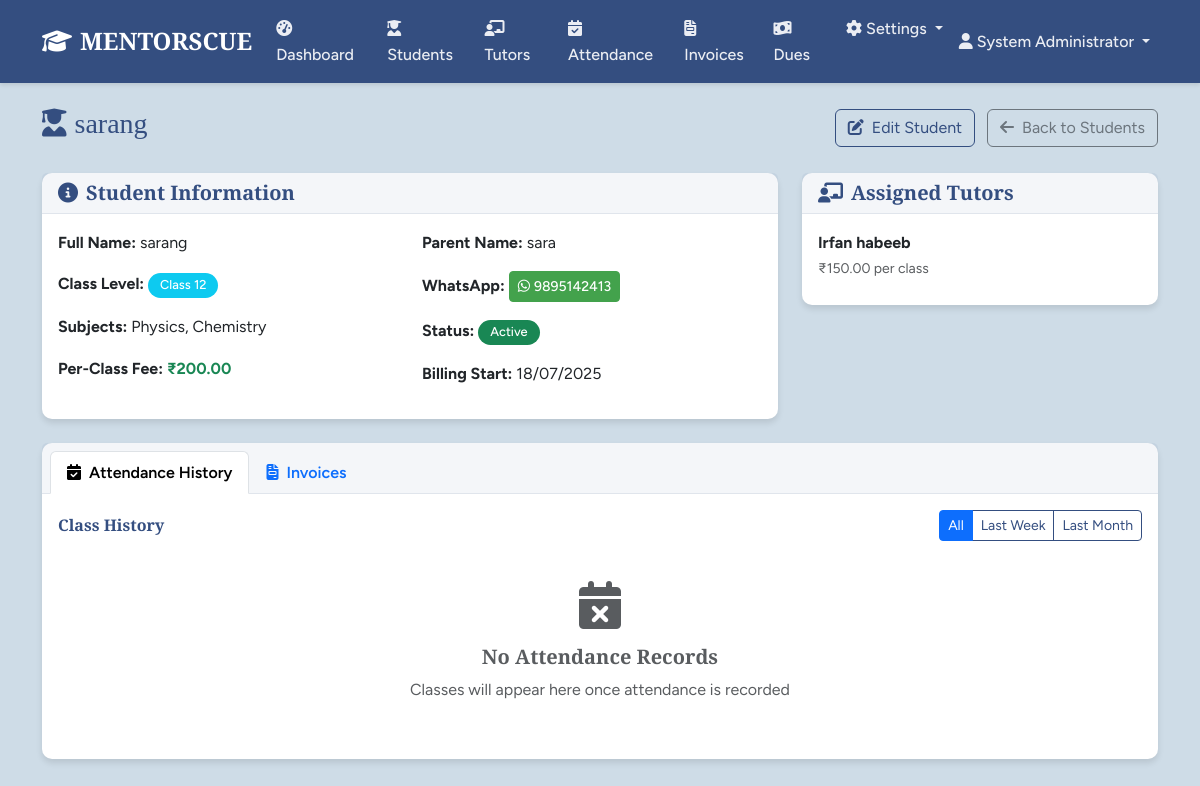
The app's page /students/1 (signed in), older data.
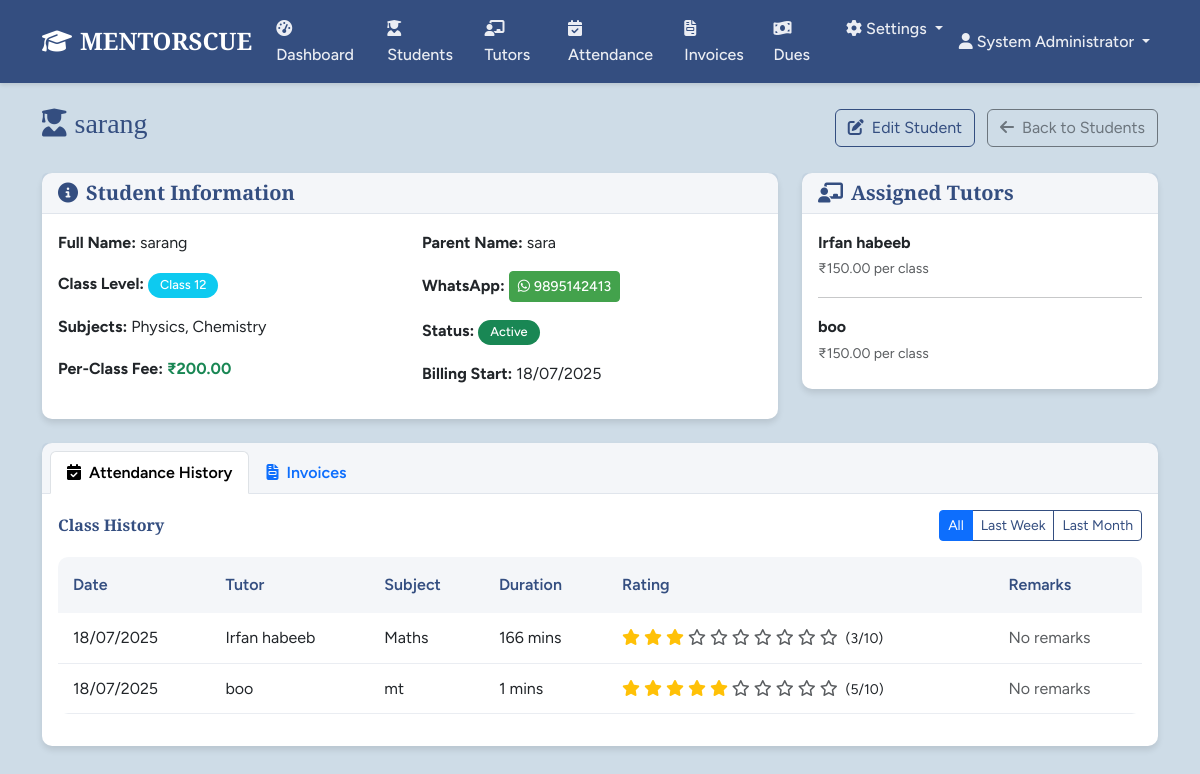
The same page, newer data.
### tables this page shows
CREATE TABLE student_tutors (
	student_id INTEGER NOT NULL, 
	tutor_id INTEGER NOT NULL, 
	pay_per_class FLOAT NOT NULL, 
	PRIMARY KEY (student_id, tutor_id), 
	FOREIGN KEY(student_id) REFERENCES student (id), 
	FOREIGN KEY(tutor_id) REFERENCES tutor (id)
);

### models.py (models this page shows, shortened)
class Tutor(db.Model):
    id = db.Column(db.Integer, primary_key=True)
    user_id = db.Column(db.Integer, db.ForeignKey('user.id'), nullable=True)
    full_name = db.Column(db.String(120), nullable=False)
    date_of_birth = db.Column(db.Date, nullable=True)
    mobile = db.Column(db.String(20), nullable=False, unique=True)
    upi_id = db.Column(db.String(100), nullable=True)
    username = db.Column(db.String(80), nullable=False, unique=True)
    password = db.Column(db.String(20), nullable=False)  # Plain text for display
    billing_start_date = db.Column(db.Date, default=datetime.utcnow().date)
    status = db.Column(db.String(20), default='Active')  # Active, Inactive
    created_at = db.Column(db.DateTime, default=datetime.utcnow)
    attendance_records = db.relationship('Attendance', backref='tutor', lazy='dynamic')
    receipts = db.relationship('TutorReceipt', backref='tutor', lazy='dynamic')
    user = db.relationship('User', backref='tutor_profile', uselist=False)

class Attendance(db.Model):
    id = db.Column(db.Integer, primary_key=True)
    student_id = db.Column(db.Integer, db.ForeignKey('student.id'), nullable=False)
    tutor_id = db.Column(db.Integer, db.ForeignKey('tutor.id'), nullable=False)
    subject = db.Column(db.String(100), nullable=False)
    start_time = db.Column(db.DateTime, nullable=False)
    end_time = db.Column(db.DateTime, nullable=False)
    duration_minutes = db.Column(db.Integer, nullable=False)
    rating = db.Column(db.Integer, nullable=False)  # 1-10
    remarks = db.Column(db.Text, nullable=True)
    date_recorded = db.Column(db.Date, default=datetime.utcnow().date)
    created_at = db.Column(db.DateTime, default=datetime.utcnow)

### routes.py (the view)
@app.route('/students/<int:id>')
@login_required
@permission_required(Permission.VIEW_STUDENTS)
def student_profile(id):
    student = Student.query.get_or_404(id)
    attendance_records = Attendance.query.filter_by(student_id=id)\
        .order_by(Attendance.date_recorded.desc()).limit(50).all()
    invoices = StudentInvoice.query.filter_by(student_id=id)\
        .order_by(StudentInvoice.generated_at.desc()).limit(6).all()
    tutor_assignments = db.session.execute(
        db.text("""
            SELECT t.id, t.full_name, st.pay_per_class
            FROM tutor t
            JOIN student_tutors st ON t.id = st.tutor_id
            WHERE st.student_id = :sid
        """),
        {"sid": id}
    ).fetchall()
    return render_template('student_profile.html',
                         student=student,
                         attendance_records=attendance_records,
                         invoices=invoices,
                         tutor_assignments=tutor_assignments)

### app.py (called while the page is built)
@login_manager.user_loader
def load_user(user_id):
    from models import User
    return User.query.get(int(user_id))

### models.py (called while the page is built)
    def has_role(self, role_name):
        return any(role.name == role_name for role in self.roles)

    def has_permission(self, permission):
        return any(role.has_permission(permission) for role in self.roles)

    def is_tutor_user(self):
        return self.has_role('Tutor')

    def has_permission(self, perm):
        return self.permissions & perm == perm

### routes.py (called while the page is built)
@app.context_processor
def inject_permissions():
    return dict(Permission=Permission, User=User, Role=Role, Student=Student, Tutor=Tutor,
                Attendance=Attendance, StudentInvoice=StudentInvoice,
                TutorReceipt=TutorReceipt, Announcement=Announcement, Settings=Settings,
                datetime=datetime, db=db, timedelta=timedelta)

### templates/student_profile.html (shortened to what the changed rows need)
{% extends "base.html" %}
{% block content %}
<div class="container">
    <div class="row">
        <div class="col-12">
            <div class="d-flex justify-content-between align-items-center mb-4">
                <h1 class="h3 text-primary">
                    <i class="fas fa-user-graduate me-2"></i>{{ student.full_name }}
                </h1>
            </div>
        </div>
    </div>
    <div class="row mb-4">
        <div class="col-md-4">
            <div class="card">
                <div class="card-body">
                    {% if tutor_assignments %}
                    {% for assignment in tutor_assignments %}
                    <div class="d-flex justify-content-between align-items-center mb-2">
                        <div>
                            <strong>{{ assignment[1] }}</strong><br>
                            <small class="text-muted">₹{{ "%.2f"|format(assignment[2]) }} per class</small>
                        </div>
                    </div>
                    {% if not loop.last %}<hr>{% endif %}
                    {% endfor %}
                    {% else %}
                    <div class="text-center py-3">
                        <i class="fas fa-user-times fa-2x text-muted mb-2"></i>
                        <p class="text-muted mb-0">No tutors assigned</p>
                    </div>
                    {% endif %}
                </div>
            </div>
        </div>
    </div>
    <div class="row">
        <div class="col-12">
            <div class="card">
                <div class="card-body">
                    <div class="tab-content" id="profileTabsContent">
                        <div class="tab-pane fade show active" id="attendance" role="tabpanel">
                            {% if attendance_records %}
                            <div class="table-responsive">
                                <table class="table table-hover" id="attendanceTable">
                                    <thead>
                                        <tr>
                                            <th>Date</th>
                                            <th>Tutor</th>
                                            <th>Subject</th>
                                            <th>Duration</th>
                                            <th>Rating</th>
                                            <th>Remarks</th>
                                        </tr>
                                    </thead>
                                    <tbody>
                                        {% for record in attendance_records %}
                                        <tr data-date="{{ record.date_recorded }}">
                                            <td>{{ record.date_recorded.strftime('%d/%m/%Y') }}</td>
                                            <td>{{ record.tutor.full_name }}</td>
                                            <td>{{ record.subject }}</td>
                                            <td>{{ record.duration_minutes }} mins</td>
                                            <td>
                                                <div class="rating-stars">
                                                    {% for i in range(1, 11) %}
                                                        {% if i <= record.rating %}
                                                            <i class="fas fa-star text-warning"></i>
                                                        {% else %}
                                                            <i class="far fa-star text-muted"></i>
                                                        {% endif %}
                                                    {% endfor %}
                                                    <small class="ms-1">({{ record.rating }}/10)</small>
                                                </div>
                                            </td>
                                            <td>
                                                {% if record.remarks %}
                                                    <span title="{{ record.remarks }}">
                                                        {{ record.remarks[:30] }}{% if record.remarks|length > 30 %}...{% endif %}
                                                    </span>
                                                {% else %}
                                                    <span class="text-muted">No remarks</span>
                                                {% endif %}
                                            </td>
                                        </tr>
                                        {% endfor %}
                                    </tbody>
                                </table>
                            </div>
                            {% else %}
                            <div class="text-center py-4">
                                <i class="fas fa-calendar-times fa-3x text-muted mb-3"></i>
                                <h5 class="text-muted">No Attendance Records</h5>
                                <p class="text-muted">Classes will appear here once attendance is recorded</p>
                            </div>
                            {% endif %}
                        </div>
                    </div>
                </div>
            </div>
        </div>
    </div>
</div>
{% endblock %}

Row changes from the older to the newer data that the page shows:
added student_tutors: full_name "boo", pay_per_class "150.00"
added Attendance: date_recorded "18/07/2025", tutor.full_name "Irfan habeeb", subject "Maths", duration_minutes "166", rating "3", remarks "No remarks"
added Attendance: date_recorded "18/07/2025", tutor.full_name "boo", subject "mt", duration_minutes "1", rating "5", remarks "No remarks"
Text that changed along with them:
text no longer shown: "No Attendance Records Classes will appear here once attendance is recorded"
text now shown: "Date Tutor Subject Duration Rating Remarks"
